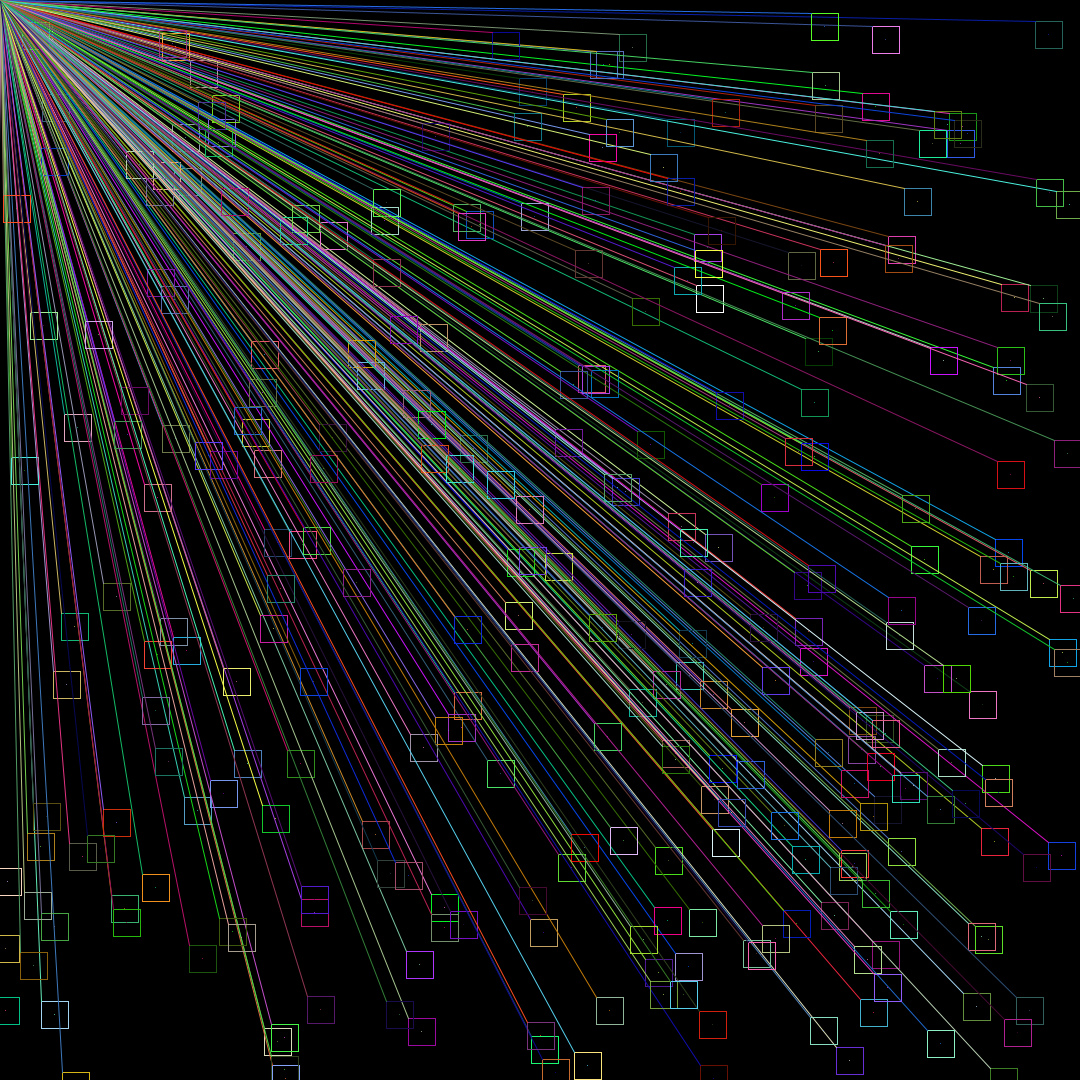
Frame 1 (no input)
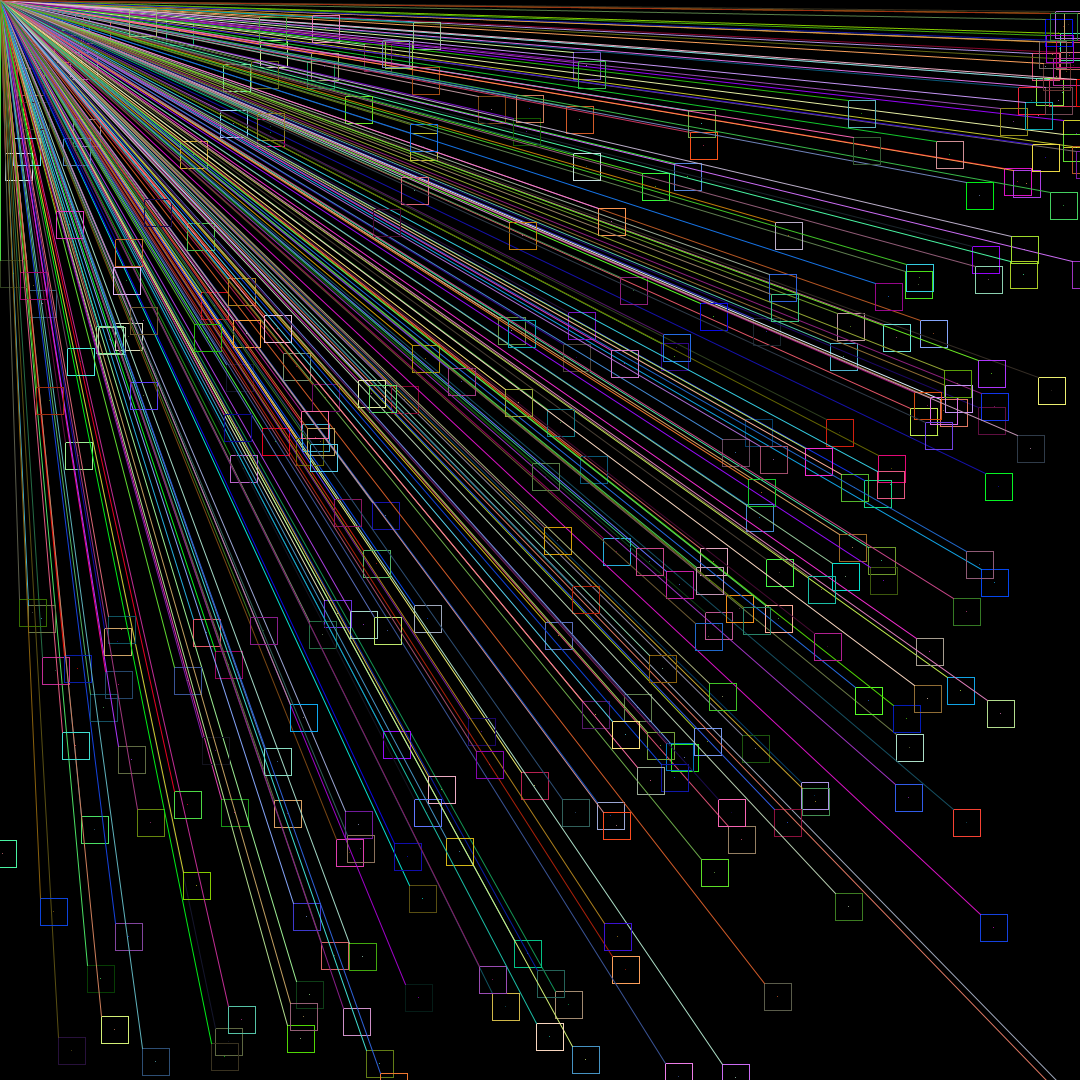
Frame 60 (the mouse pressed at the canvas centre just before this capture)
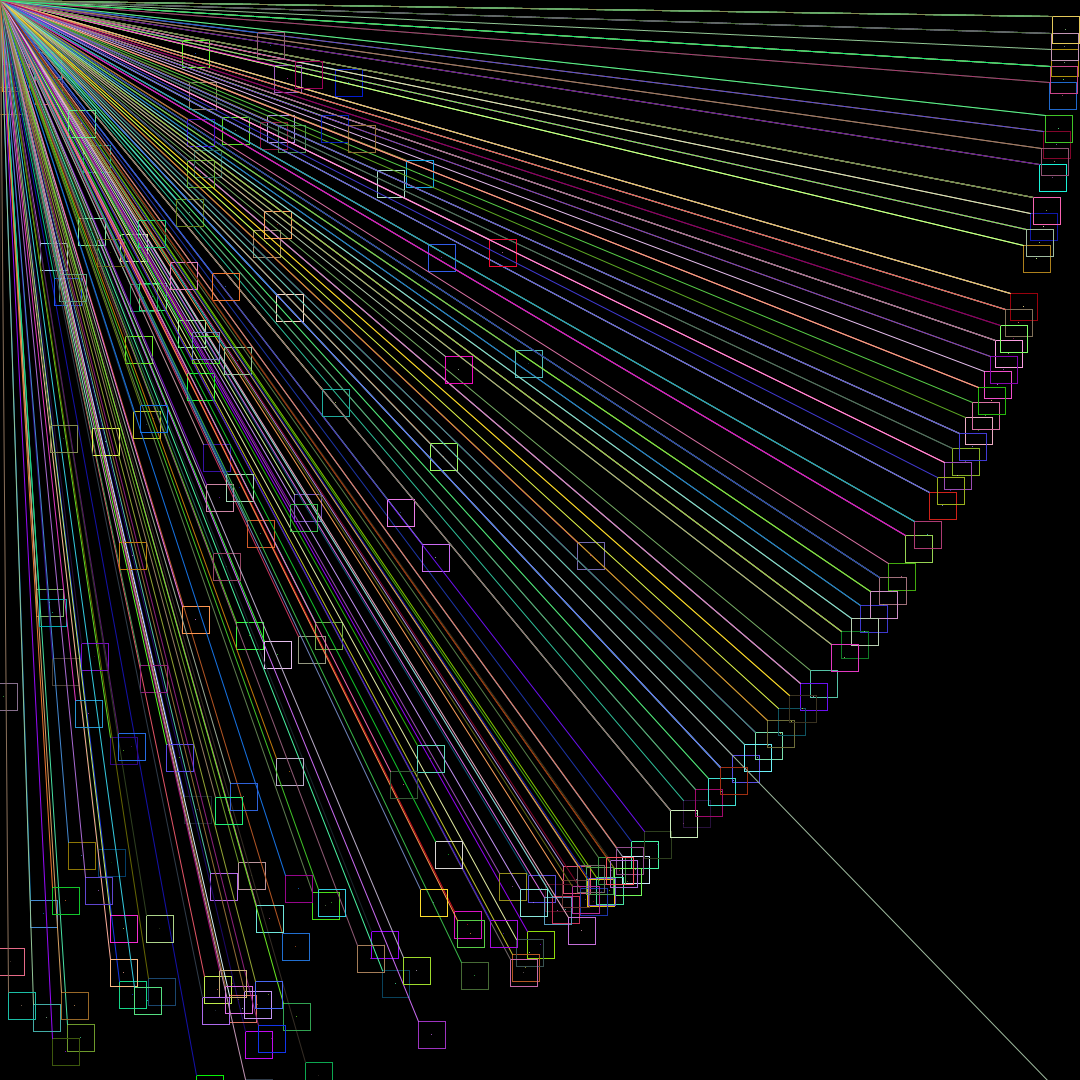
Frame 120 (the mouse held since frame 60 and released just before this capture)

The Processing sketch that drew these frames (run headless with seeded random() and noise(); from frame 60 on, the mouse is pressed at the canvas centre):

// Processing sketch: DATT2040_sketch2_Jiaxiang_Song_217334954
// ── DATT2040_sketch2_Jiaxiang_Song_217334954.pde
PVector[] l; //Location
PVector[] acc; //Acceleration 
PVector[] c; //Colors are not vectors, but this does not prevent the program from running

int num = 300;
void setup() {

  size(1080, 1080);//The window size can be adjusted
    l = new PVector[num];
    acc = new PVector[num];
    c = new PVector[num];
  
  for (int i = 0; i < num; i++) {
 l[i] = new PVector(random(width*0.99), random(height*0.99));
 acc[i] =  new PVector(random(-5,10),random(-5,5)); 
 c[i] = new PVector(random(255), random(255), random(255));
}
 noFill();
 stroke(255);
}
void draw() {

  background(0);
  
for (int j = 0; j < num; j++) {
   if (l[j].x > width) {
      l[j].x = 0; 
    } else if (l[j].x < 0) {
      l[j].x = width * 0.99 ;
      l[j].y = height * 0.99; 
      c[j].x = random(255);
      c[j].y = random(255);
      c[j].z = random(255);
    }
    if (l[j].y > height) {
      l[j].y = 0;
    }  else if (l[j].y < 0) {
      l[j].x = width * 0.99; l[j].y = height * 0.99;
    }
    //Detect edge collisions and reset the elements
  int rect_width = width/40;
    int rect_height = width/40;
  l[j].rotate(0.005*PI);
  l[j].add(acc[j]);
  rect(l[j].x,l[j].y,rect_width,rect_height);
  stroke(c[j].x, c[j].y, c[j].z);
  strokeWeight(1);
  line( 0,0,l[j].x,l[j].y);
  point(l[j].x + rect_width/2, l[j].y + rect_height/2);
}
  
}
void mousePressed(){//Press the mouse to get a quadrant
  for (int k = 0; k < num; k++) {
     if (acc[k].x == 0) {
    acc[k] =  new PVector(random(-5,10),random(-5,5));
  } else {
    acc[k] =  new PVector(0,0);
  }
}}
